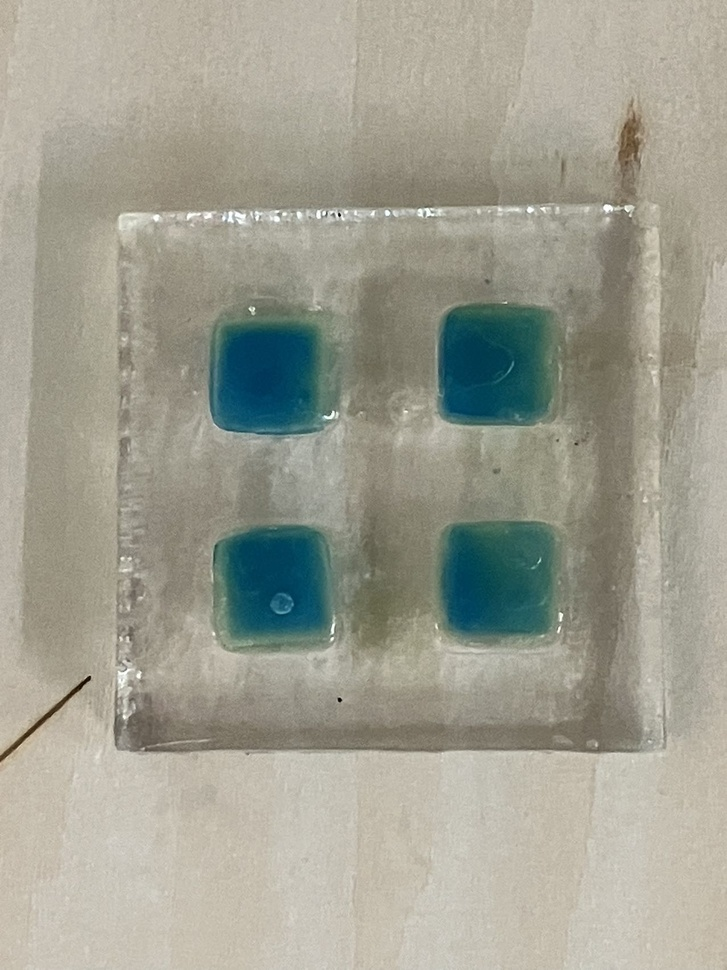
#> input picture test images 1/pH=4.jpg, 727 x 970 px, shrunk from 1276 x 1702 before the run; its folder holds only this picture in this run
$ python segmentation.py
#> lines starting #> are read from the running program, lines starting #| are printed output that depends on the picture; after the words box and inside, x2 and y2 are one past the last pixel; in counts of white or black regions, pixels touching at a corner belong together
import matplotlib.pyplot as plt
from natsort import natsorted
import numpy as np
import os
import scipy.ndimage as nd
import skimage as ski


def mask_without_background(img):
  """Get a mask of the background."""
  elevation_map = ski.filters.sobel(img)
  elevation_map = (elevation_map * 255).astype(np.uint8)
  green_mask = (elevation_map[:, :, 2] < 100) & (elevation_map[:, :, 1] > 15) & (elevation_map[:, :, 0] < 150)
  masked_image = np.ones_like(img) * 255
  masked_image[green_mask] = img[green_mask]
  return masked_image

def remove_background(img, preliminary_mask):
  """Remove the background."""
  # Turn the image to grayscale
  gray_image = ski.color.rgb2gray(preliminary_mask)
  # Denoise the image
  blurred_image = ski.filters.gaussian(gray_image, sigma=4)
  # Apply a threshold of 0.7 to the image
  threshold = 0.8
  binary_mask = blurred_image < threshold
  # Create an all zero values array with the same shape as our binary mask
  binary_mask_image = np.ones_like(img) * 255
  binary_mask_image[binary_mask] = 0
  # Label the objects
  labeled_image, _ = ski.measure.label(binary_mask, return_num=True)
  # Find the areas of the objects
  objects = ski.measure.regionprops(labeled_image)
  object_areas = [obj["area"] for obj in objects]
  fourth_largest = np.partition(object_areas, -4)[-4]
  # Remove small objects
  small_objects =[obj for obj in objects if obj.area<fourth_largest]
  for i in small_objects:
    labeled_image[i.bbox[0]:i.bbox[2], i.bbox[1]:i.bbox[3]]=0
  # Fill holes
  solid_labels = nd.binary_fill_holes(labeled_image).astype(int)
  # Final mask
  final_mask = solid_labels > 0
  # Output
  output_image = np.ones_like(img) * 255
  output_image[final_mask] = img[final_mask]
  return output_image

def first_grid(img):
  """Get the first grid."""
  # Turn the image to grayscale
  gray_image = ski.color.rgb2gray(img)
  # Apply a threshold of 0.7 to the image
  threshold = 0.8
  binary_mask = gray_image < threshold
  # Create an all zero values array with the same shape as our binary mask
  binary_mask_image = np.ones_like(img) * 255
  binary_mask_image[binary_mask] = 0
  # Label the objects
  labeled_img, _ = ski.measure.label(binary_mask, return_num=True)
  # Get all objects
  objects = ski.measure.regionprops(labeled_img)
  # Sort the objects
  average_x = np.mean([object['centroid'][0] for object in objects])
  average_y = np.mean([object['centroid'][1] for object in objects])
  sorted_objects = [None] * 4
  for i in objects:
    if i['centroid'][0] < average_x and i['centroid'][1] < average_y:
      sorted_objects[0] = i
    elif i['centroid'][0] < average_x and i['centroid'][1] > average_y:
      sorted_objects[1] = i
    elif i['centroid'][0] > average_x and i['centroid'][1] < average_y:
      sorted_objects[2] = i
    else:
      sorted_objects[3] = i
  # Remove other objects
  other_objects = [obj for obj in sorted_objects[1:]]
  for i in other_objects:
    labeled_img[i.bbox[0]:i.bbox[2], i.bbox[1]:i.bbox[3]]=0
  # Fill holes
  solid_labels = nd.binary_fill_holes(labeled_img).astype(int)
  # Final mask
  final_mask = solid_labels > 0
  final_grid = np.ones_like(img) * 255
  final_grid[final_mask] = img[final_mask]
  return final_grid

def second_grid(img):
  """Get the second grid."""
  # Turn the image to grayscale
  gray_image = ski.color.rgb2gray(img)
  # Apply a threshold of 0.7 to the image
  threshold = 0.8
  binary_mask = gray_image < threshold
  # Create an all zero values array with the same shape as our binary mask
  binary_mask_image = np.ones_like(img) * 255
  binary_mask_image[binary_mask] = 0
  # Label the objects
  labeled_img, _ = ski.measure.label(binary_mask, return_num=True)
  # Get all objects
  objects = ski.measure.regionprops(labeled_img)
  # Sort the objects
  average_x = np.mean([object['centroid'][0] for object in objects])
  average_y = np.mean([object['centroid'][1] for object in objects])
  sorted_objects = [None] * 4
  for i in objects:
    if i['centroid'][0] < average_x and i['centroid'][1] < average_y:
      sorted_objects[0] = i
    elif i['centroid'][0] < average_x and i['centroid'][1] > average_y:
      sorted_objects[1] = i
    elif i['centroid'][0] > average_x and i['centroid'][1] < average_y:
      sorted_objects[2] = i
    else:
      sorted_objects[3] = i
  # Remove other objects
  other_objects = [sorted_objects[0]] + [obj for obj in sorted_objects[2:]]
  for i in other_objects:
    labeled_img[i.bbox[0]:i.bbox[2], i.bbox[1]:i.bbox[3]]=0
  # Fill holes
  solid_labels = nd.binary_fill_holes(labeled_img).astype(int)
  # Final mask
  final_mask = solid_labels > 0
  final_grid = np.ones_like(img) * 255
  final_grid[final_mask] = img[final_mask]
  return final_grid

def third_grid(img):
  """Get the third grid."""
  # Turn the image to grayscale
  gray_image = ski.color.rgb2gray(img)
  # Apply a threshold of 0.7 to the image
  threshold = 0.8
  binary_mask = gray_image < threshold
  # Create an all zero values array with the same shape as our binary mask
  binary_mask_image = np.ones_like(img) * 255
  binary_mask_image[binary_mask] = 0
  # Label the objects
  labeled_img, _ = ski.measure.label(binary_mask, return_num=True)
  # Get all objects
  objects = ski.measure.regionprops(labeled_img)
  # Sort the objects
  average_x = np.mean([object['centroid'][0] for object in objects])
  average_y = np.mean([object['centroid'][1] for object in objects])
  sorted_objects = [None] * 4
  for i in objects:
    if i['centroid'][0] < average_x and i['centroid'][1] < average_y:
      sorted_objects[0] = i
    elif i['centroid'][0] < average_x and i['centroid'][1] > average_y:
      sorted_objects[1] = i
    elif i['centroid'][0] > average_x and i['centroid'][1] < average_y:
      sorted_objects[2] = i
    else:
      sorted_objects[3] = i
  # Remove other objects
  other_objects = [sorted_objects[3]] + [obj for obj in sorted_objects[:2]]
  for i in other_objects:
    labeled_img[i.bbox[0]:i.bbox[2], i.bbox[1]:i.bbox[3]]=0
  # Fill holes
  solid_labels = nd.binary_fill_holes(labeled_img).astype(int)
  # Final mask
  final_mask = solid_labels > 0
  final_grid = np.ones_like(img) * 255
  final_grid[final_mask] = img[final_mask]
  return final_grid

def fourth_grid(img):
  """Get the fourth grid."""
  # Turn the image to grayscale
  gray_image = ski.color.rgb2gray(img)
  # Apply a threshold of 0.7 to the image
  threshold = 0.8
  binary_mask = gray_image < threshold
  # Create an all zero values array with the same shape as our binary mask
  binary_mask_image = np.ones_like(img) * 255
  binary_mask_image[binary_mask] = 0
  # Label the objects
  labeled_img, _ = ski.measure.label(binary_mask, return_num=True)
  # Get all objects
  objects = ski.measure.regionprops(labeled_img)
  # Sort the objects
  average_x = np.mean([object['centroid'][0] for object in objects])
  average_y = np.mean([object['centroid'][1] for object in objects])
  sorted_objects = [None] * 4
  for i in objects:
    if i['centroid'][0] < average_x and i['centroid'][1] < average_y:
      sorted_objects[0] = i
    elif i['centroid'][0] < average_x and i['centroid'][1] > average_y:
      sorted_objects[1] = i
    elif i['centroid'][0] > average_x and i['centroid'][1] < average_y:
      sorted_objects[2] = i
    else:
      sorted_objects[3] = i
  # Remove other objects
  other_objects = [obj for obj in sorted_objects[:3]]
  for i in other_objects:
    labeled_img[i.bbox[0]:i.bbox[2], i.bbox[1]:i.bbox[3]]=0
  # Fill holes
  solid_labels = nd.binary_fill_holes(labeled_img).astype(int)
  # Final mask
  final_mask = solid_labels > 0
  final_grid = np.ones_like(img) * 255
  final_grid[final_mask] = img[final_mask]
  return final_grid

def display_segmentation(img, image_name):
  """Display the result of segmentation and the RGB value of each segment."""
  # Remove background
  processed_image = remove_background(img, mask_without_background(img))
  # Segmentation
  segments = [None] * 4
  segments[0] = first_grid(processed_image)
  segments[1] = second_grid(processed_image)
  segments[2] = third_grid(processed_image)
  segments[3] = fourth_grid(processed_image)
  # Display the image
  fig = plt.figure(figsize=(8, 8))
  axes = np.zeros((2, 5), dtype=object)
  for i in range(0, 5):
    axes[0, i] = fig.add_subplot(2, 5, 1+i)
    axes[0, i].axis("off")
    if i != 0:
      axes[0, i].imshow(segments[i-1])
      axes[0, i].set_title(image_name+" ("+str(i)+")")
  axes[1, 0] = fig.add_subplot(2, 1, 2)
  # Show processed image
  axes[0, 0].imshow(processed_image)
  axes[0, 0].set_title(image_name)
  # Show RGB values
  number = np.array([1, 2, 3, 4, 5])
  rgb = [average_rgb(i) for i in [processed_image]+segments]
  # Show values of R
  red = np.array([i[0] for i in rgb])
  p1 = axes[1, 0].plot(number, red, color="red", marker="o")
  for a,b in zip(number, red):
    axes[1, 0].text(a, b, str("{:.2f}".format(b)), color="red")
  # Show values of G
  green = np.array([i[1] for i in rgb])
  p2 = axes[1, 0].plot(number, green, color="green", marker="D")
  for a,b in zip(number, green):
    axes[1, 0].text(a, b, str("{:.2f}".format(b)), color="green")
  # Show values of B
  blue = np.array([i[2] for i in rgb])
  p3 = axes[1, 0].plot(number, blue, color="blue", marker="s")
  for a,b in zip(number, blue):
    axes[1, 0].text(a, b, str("{:.2f}".format(b)), color="blue")
  # Add legends
  axes[1, 0].legend((p1[0], p2[0], p3[0]), ("R", "G", "B"), loc='center left', bbox_to_anchor=(1, 0.5))
  plt.show()

def load_images(folder_name):
  """Load images in the folder."""
#> called with folder_name = 'test images 1'
  folder_path = os.path.join(os.getcwd(), folder_name)
  list_files = os.listdir(folder_path)
  list_files = natsorted(list_files)
  image_dict = {}
  for filename in list_files:
    file_path = os.path.join(folder_path, filename)
    image_dict[filename] = ski.io.imread(file_path)
  return image_dict

def average_rgb(img):
    """Get the average RGB of an image."""
    # Create a mask for white regions
    white_mask = np.all(img == [255, 255, 255], axis=-1)
    # Invert the mask to select non-white regions
    non_white_mask = ~white_mask
    # Extract non-white pixels from the image
    non_white_pixels = img[non_white_mask]
    # Calculate the average RGB values for non-white regions
    average_rgb = np.mean(non_white_pixels, axis=0)
    return average_rgb

def main():
  image_dict = load_images('test images 1')
#> image_dict = 1 item
  for i in image_dict:
    display_segmentation(image_dict[i], i)
#> this loop made 1 pass
#> (i, number in display_segmentation, red in display_segmentation) on pass 1: ('pH=4.jpg', [1, 2, 3, 4, 5], [28.99, 27.35, 26.67, 28.01, 33.94])
#> pass 1, in mask_without_background, `elevation_map = ski.filters.sobel(img)`:
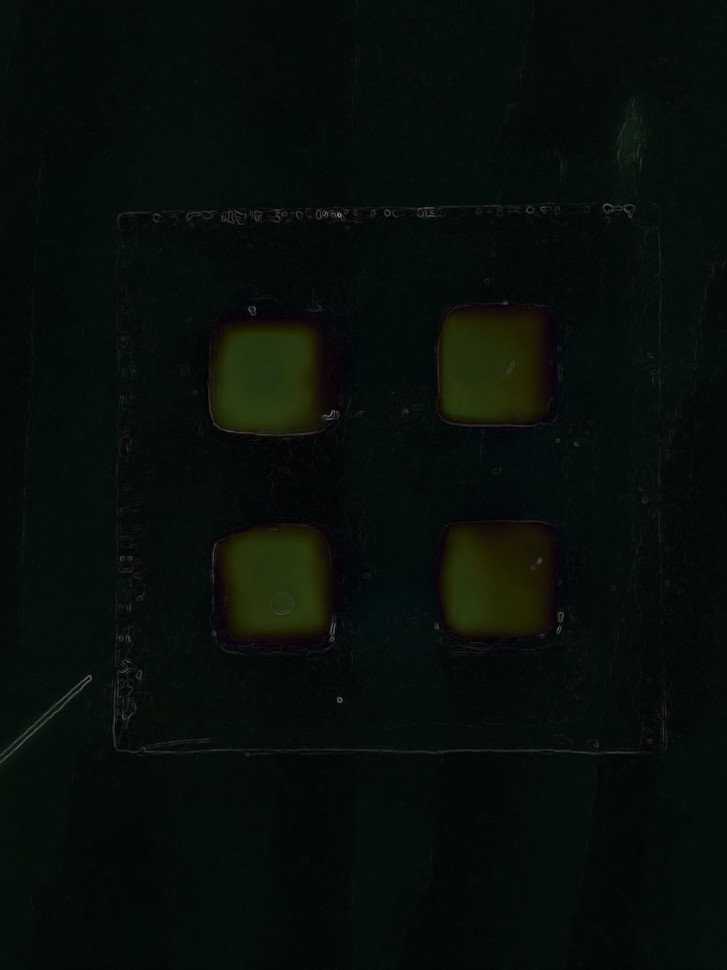
#> elevation_map: shape (970, 727, 3) float64; mean R, G, B 0.0297, 0.0559, 0.0396
#> pass 1, in mask_without_background, `green_mask = (elevation_map[:, :, 2] < 100) & (elevation_map[:, :, 1] ..`:
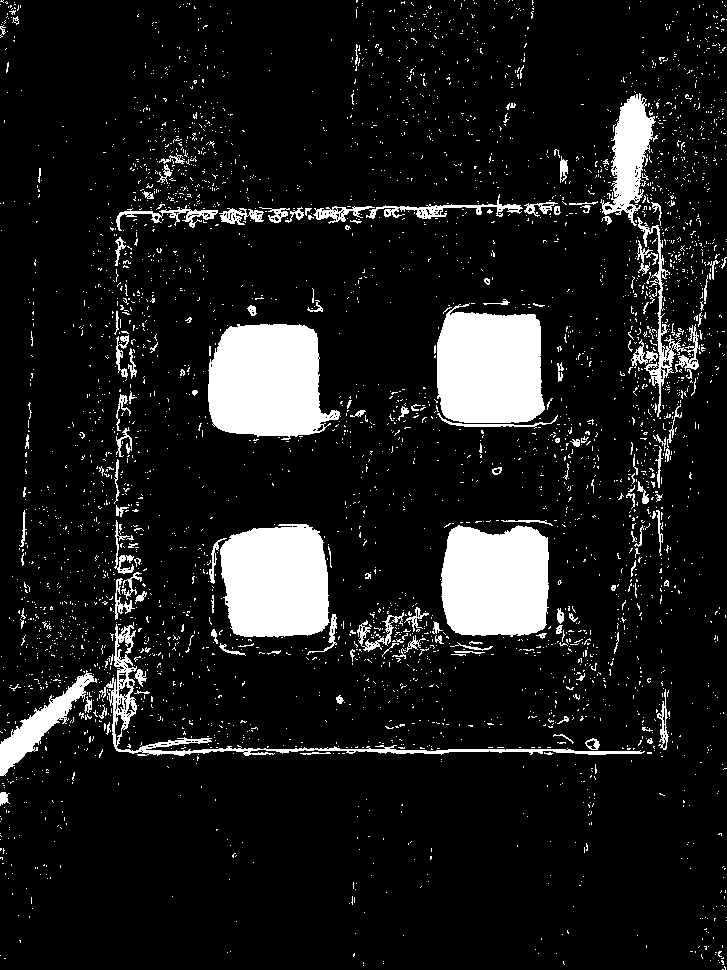
#> green_mask: shape (970, 727) bool; 10.9% white; 3772 white regions (3621 under 20 px), largest, box (x1, y1, x2, y2) and area: (208, 324, 341, 440) 11717, (437, 303, 545, 423) 10993, (220, 524, 330, 638) 10739
#> pass 1, in remove_background, `gray_image = ski.color.rgb2gray(preliminary_mask)`:
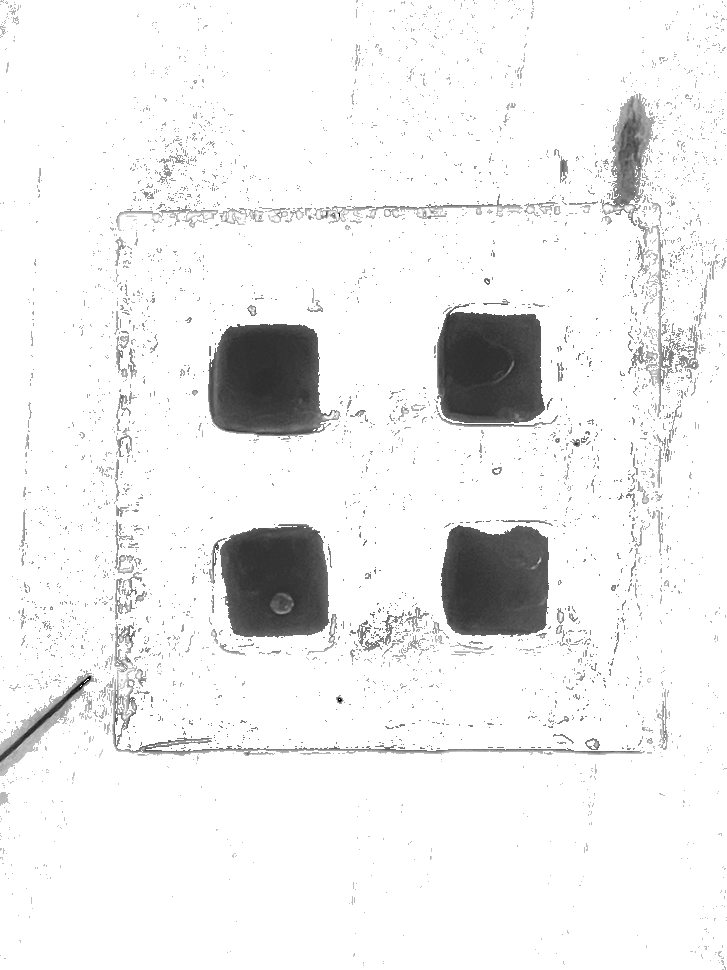
#> gray_image: shape (970, 727) float64; min 0.00281, max 1, mean 0.936
#> pass 1, in display_segmentation, `plt.show()`:
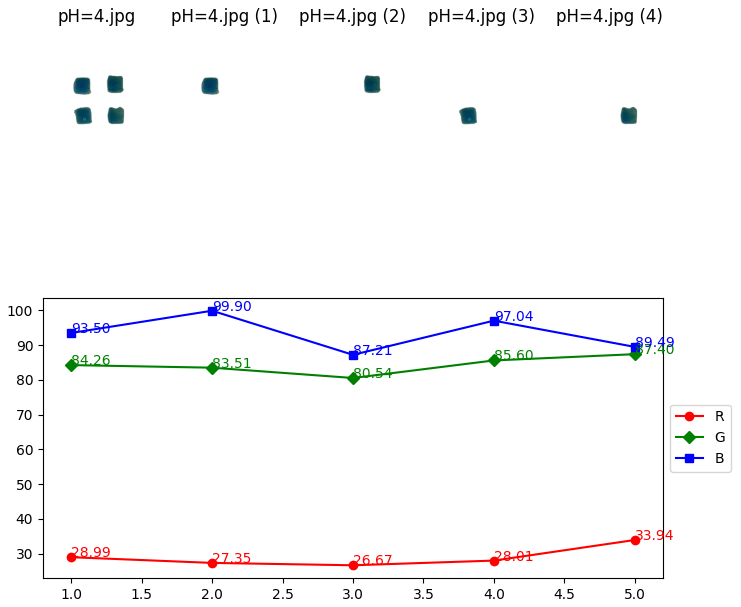
#> figure drawn by matplotlib, 6 panels


if __name__ == "__main__":
    main()

$ run again, on test images 1/pH=7.jpg
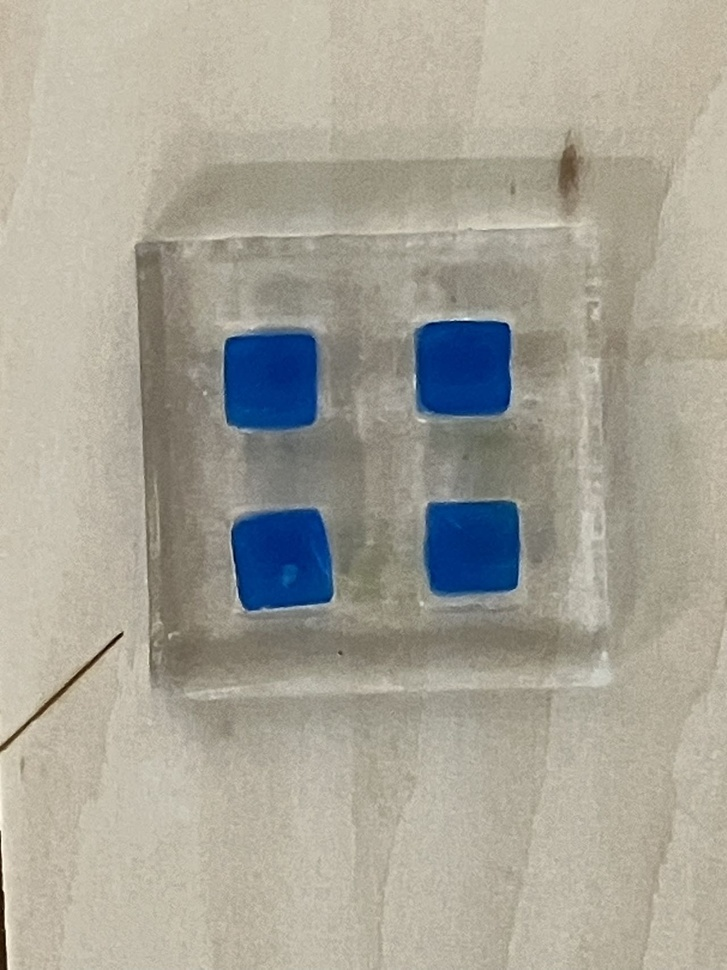
#> input picture test images 1/pH=7.jpg, 727 x 970 px, shrunk from 1280 x 1707 before the run
#> image_dict = 1 item
#> the loop in main, `for i in image_dict:` made 1 pass
#> (i, number in display_segmentation, red in display_segmentation) on pass 1: ('pH=7.jpg', [1, 2, 3, 4, 5], [24.27, 24.01, 24, 25, 23.65])
#> pass 1, in mask_without_background, `green_mask = (elevation_map[:, :, 2] < 100) & (elevation_map[:, :, 1] ..`:
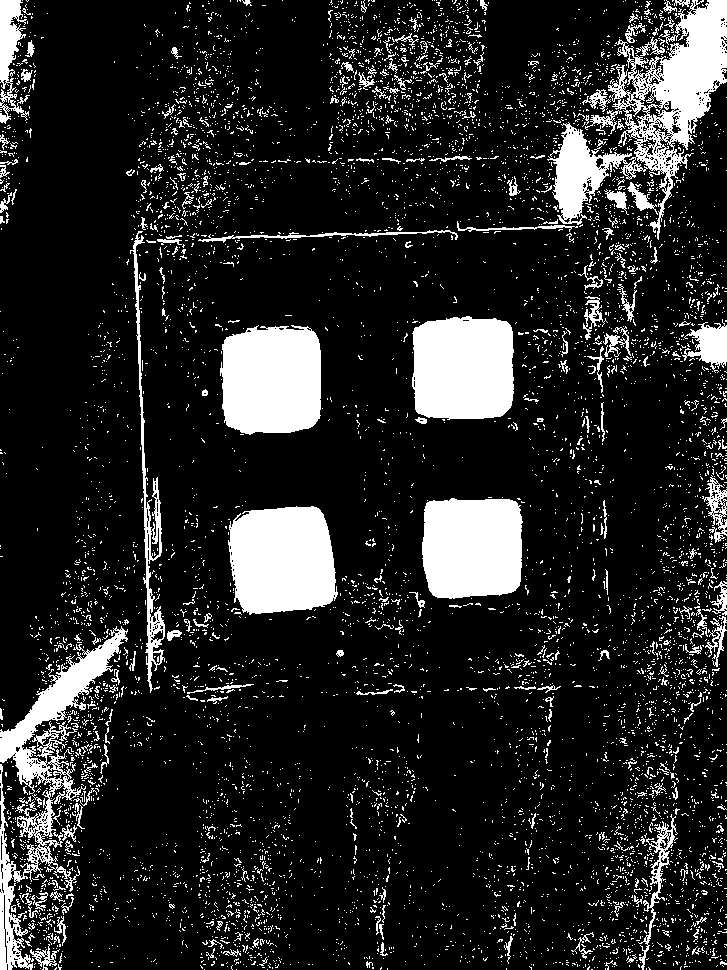
#> green_mask: shape (970, 727) bool; 14.7% white; 7293 white regions (7022 under 20 px), largest, box (x1, y1, x2, y2) and area: (547, 0, 727, 240) 13263, (228, 506, 338, 615) 9980, (220, 325, 321, 435) 9807
#> pass 1, in remove_background, `gray_image = ski.color.rgb2gray(preliminary_mask)`:
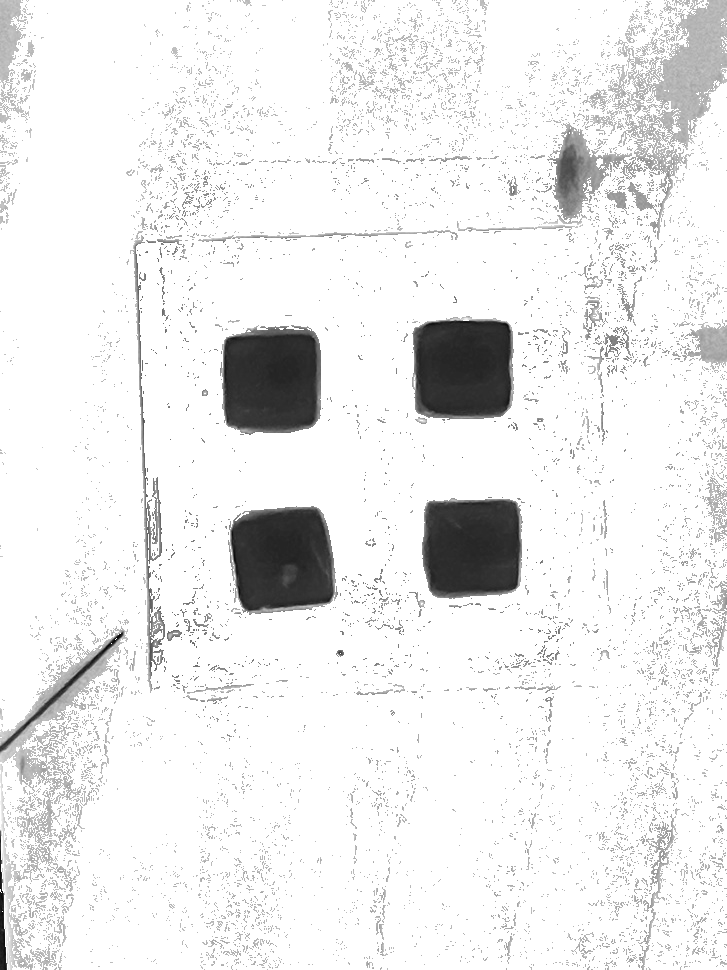
#> gray_image: shape (970, 727) float64; min 0.00667, max 1, mean 0.927
